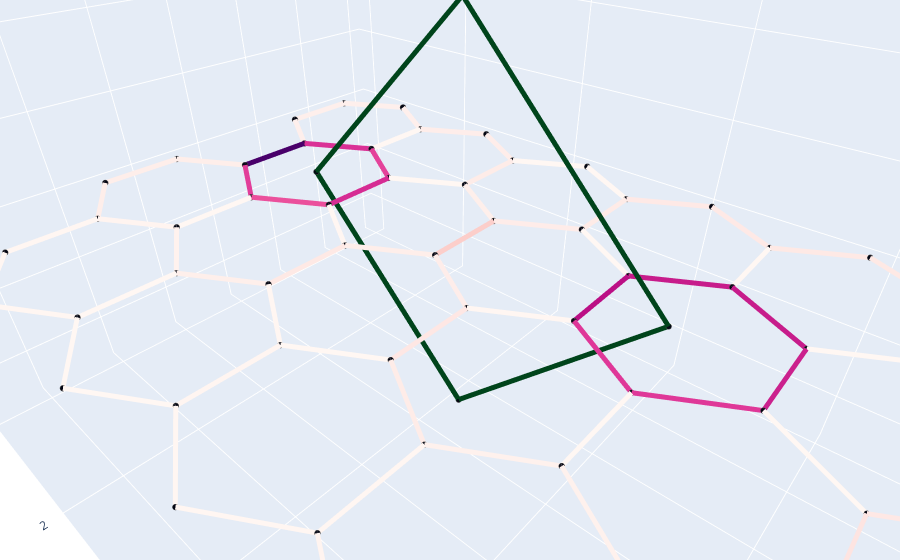

Notebook code cell kept with this figure:
### Markdown cell above
### Case 1: Ambiguity of optimal cuts
As you might recall from Tutorial 3, our algorithm does identify an optimal cut based on the current distribution of edge priorities, this approach can identify multiple cut options during the procedure, e.g. the example below ist unlinked by performing three cuts, These could either be done from the outer margins of the hexagonal grid (as done with [(12,24), (19,20), (10,21)]) but an alternative route could have to cut the 'inner' edges (namely [(14,26), (16,28), (18,30)]) of the hexagonal grid to remove the Hopf link.

### Code cell
#create linked graphs       
D = tg.createLabelHexagonHopfed(num_hex=2, num_ring=5)
for i, khf in enumerate(D.layer): 

    print('Graph Info')
    print(nx.info(khf.G))
    
#group graphs and compute optimal cuts
graph_sets = [k.G for k in D.layer]

p, lk_mat=itwe.getEdgeLinkageOperator(graph_sets)
init_cut_sets = [graph_sets[:], graph_sets[::-1]]
cut_lists = []
for ics in init_cut_sets:
    cut_lists.append(itwe.cuttingEdgeAlgorithm(*ics))

#lyp.plotLambdaMaps(p)
lyp.update_priorityPlot(D, p)

print('Cut list networks [#1, #2]')
print(cut_lists)

### Figure 1 — Plotly figure (JSON) as saved in the notebook; plotly's stock layout.template omitted (floating-point values rounded to 4 significant figures)
{"data": [{"hoverinfo": "text", "hovertext": ["label: 0<br>", "label: 1<br>", "label: 2<br>", "label: 3<br>"], "marker": {"color": "#030512", "line": {"width": 2}, "size": 2}, "mode": "markers", "type": "scatter3d", "x": [2.5, 2.5, 2.5, 2.5], "y": [6.75, 4.25, 1.75, 4.25], "z": [0, 2.5, 3.062e-16, -2.5]}, {"hoverinfo": "none", "line": {"color": "rgb(0, 68, 27)", "width": 10}, "mode": "lines", "type": "scatter3d", "x": [2.5, 2.5, null], "y": [6.75, 4.25, null], "z": [0, 2.5, null]}, {"hoverinfo": "none", "line": {"color": "rgb(0, 68, 27)", "width": 10}, "mode": "lines", "type": "scatter3d", "x": [2.5, 2.5, null], "y": [6.75, 4.25, null], "z": [0, -2.5, null]}, {"hoverinfo": "none", "line": {"color": "rgb(0, 68, 27)", "width": 10}, "mode": "lines", "type": "scatter3d", "x": [2.5, 2.5, null], "y": [4.25, 1.75, null], "z": [2.5, 3.062e-16, null]}, {"hoverinfo": "none", "line": {"color": "rgb(0, 68, 27)", "width": 10}, "mode": "lines", "type": "scatter3d", "x": [2.5, 2.5, null], "y": [1.75, 4.25, null], "z": [3.062e-16, -2.5, null]}, {"hoverinfo": "text", "hoverlabel": {"bgcolor": "white"}, "marker": {"color": [0.02688, 0.02688, 0.02688, 0.02688]}, "mode": "markers", "opacity": 0, "text": ["label: (0, 1)<br>priority: 0.0268816987<br>", "label: (0, 3)<br>priority: 0.0268816987<br>", "label: (1, 2)<br>priority: 0.0268816987<br>", "label: (2, 3)<br>priority: 0.0268816987<br>"], "type": "scatter3d", "x": [2.5, 2.5, 2.5, 2.5], "y": [5.5, 5.5, 3, 3.0], "z": [1.25, -1.25, 1.25, -1.25]}, {"hoverinfo": "text", "hovertext": ["label: 0<br>", "label: 1<br>", "label: 2<br>", "label: 3<br>", "label: 4<br>", "label: 5<br>", "label: 6<br>", "label: 7<br>", "label: 8<br>", "label: 9<br>", "label: 10<br>", "label: 11<br>", "label: 12<br>", "label: 13<br>", "label: 14<br>", "label: 15<br>", "label: 16<br>", "label: 17<br>", "label: 18<br>", "label: 19<br>", "label: 20<br>", "label: 21<br>", "label: 22<br>", "label: 23<br>", "label: 24<br>", "label: 25<br>", "label: 26<br>", "label: 27<br>", "label: 28<br>", "label: 29<br>", "label: 30<br>", "label: 31<br>", "label: 32<br>", "label: 33<br>", "label: 34<br>", "label: 35<br>", "label: 36<br>", "label: 37<br>", "label: 38<br>", "label: 39<br>", "label: 40<br>", "label: 41<br>", "label: 42<br>", "label: 43<br>", "label: 44<br>", "label: 45<br>", "label: 46<br>", "label: 47<br>", "label: 48<br>", "label: 49<br>", "label: 50<br>", "label: 51<br>", "label: 52<br>", "label: 53<br>", "label: 54<br>", "label: 55<br>", "label: 56<br>", "label: 57<br>"], "marker": {"color": "#030512", "line": {"width": 2}, "size": 2}, "mode": "markers", "type": "scatter3d", "x": [0.5, 0, 0.5, 0, 0.5, 0, 0.5, 0, 0.5, 0, 0.5, 1.5, 2, 1.5, 2, 1.5, 2, 1.5, 2, 1.5, 2, 1.5, 2, 3.5, 3, 3.5, 3, 3.5, 3, 3.5, 3, 3.5, 3, 3.5, 3, 4.5, 5, 4.5, 5, 4.5, 5, 4.5, 5, 4.5, 5, 4.5, 5, 6, 6.5, 6, 6.5, 6, 6.5, 6, 6.5, 6, 6.5, 6], "y": [0, 0.866, 1.732, 2.598, 3.464, 4.33, 5.196, 6.062, 6.928, 7.794, 8.66, 0, 0.866, 1.732, 2.598, 3.464, 4.33, 5.196, 6.062, 6.928, 7.794, 8.66, 9.526, 0, 0.866, 1.732, 2.598, 3.464, 4.33, 5.196, 6.062, 6.928, 7.794, 8.66, 9.526, 0, 0.866, 1.732, 2.598, 3.464, 4.33, 5.196, 6.062, 6.928, 7.794, 8.66, 9.526, 0.866, 1.732, 2.598, 3.464, 4.33, 5.196, 6.062, 6.928, 7.794, 8.66, 9.526], "z": [0, 0, 0, 0, 0, 0, 0, 0, 0, 0, 0, 0, 0, 0, 0, 0, 0, 0, 0, 0, 0, 0, 0, 0, 0, 0, 0, 0, 0, 0, 0, 0, 0, 0, 0, 0, 0, 0, 0, 0, 0, 0, 0, 0, 0, 0, 0, 0, 0, 0, 0, 0, 0, 0, 0, 0, 0, 0]}, {"hoverinfo": "none", "line": {"color": "rgb(254, 239, 236)", "width": 10}, "mode": "lines", "type": "scatter3d", "x": [0.5, 0, null], "y": [0, 0.866, null], "z": [0, 0, null]}, {"hoverinfo": "none", "line": {"color": "rgb(254, 239, 236)", "width": 10}, "mode": "lines", "type": "scatter3d", "x": [0.5, 1.5, null], "y": [0, 0, null], "z": [0, 0, null]}, {"hoverinfo": "none", "line": {"color": "rgb(254, 239, 236)", "width": 10}, "mode": "lines", "type": "scatter3d", "x": [0, 0.5, null], "y": [0.866, 1.732, null], "z": [0, 0, null]}, {"hoverinfo": "none", "line": {"color": "rgb(254, 237, 234)", "width": 10}, "mode": "lines", "type": "scatter3d", "x": [0.5, 0, null], "y": [1.732, 2.598, null], "z": [0, 0, null]}, {"hoverinfo": "none", "line": {"color": "rgb(255, 247, 243)", "width": 10}, "mode": "lines", "type": "scatter3d", "x": [0.5, 1.5, null], "y": [1.732, 1.732, null], "z": [0, 0, null]}, {"hoverinfo": "none", "line": {"color": "rgb(254, 237, 234)", "width": 10}, "mode": "lines", "type": "scatter3d", "x": [0, 0.5, null], "y": [2.598, 3.464, null], "z": [0, 0, null]}, {"hoverinfo": "none", "line": {"color": "rgb(255, 247, 243)", "width": 10}, "mode": "lines", "type": "scatter3d", "x": [0.5, 0, null], "y": [3.464, 4.33, null], "z": [0, 0, null]}, {"hoverinfo": "none", "line": {"color": "rgb(254, 236, 232)", "width": 10}, "mode": "lines", "type": "scatter3d", "x": [0.5, 1.5, null], "y": [3.464, 3.464, null], "z": [0, 0, null]}, {"hoverinfo": "none", "line": {"color": "rgb(255, 247, 243)", "width": 10}, "mode": "lines", "type": "scatter3d", "x": [0, 0.5, null], "y": [4.33, 5.196, null], "z": [0, 0, null]}, {"hoverinfo": "none", "line": {"color": "rgb(254, 233, 230)", "width": 10}, "mode": "lines", "type": "scatter3d", "x": [0.5, 0, null], "y": [5.196, 6.062, null], "z": [0, 0, null]}, {"hoverinfo": "none", "line": {"color": "rgb(254, 235, 231)", "width": 10}, "mode": "lines", "type": "scatter3d", "x": [0.5, 1.5, null], "y": [5.196, 5.196, null], "z": [0, 0, null]}, {"hoverinfo": "none", "line": {"color": "rgb(254, 233, 230)", "width": 10}, "mode": "lines", "type": "scatter3d", "x": [0, 0.5, null], "y": [6.062, 6.928, null], "z": [0, 0, null]}, {"hoverinfo": "none", "line": {"color": "rgb(254, 233, 229)", "width": 10}, "mode": "lines", "type": "scatter3d", "x": [0.5, 0, null], "y": [6.928, 7.794, null], "z": [0, 0, null]}, {"hoverinfo": "none", "line": {"color": "rgb(255, 247, 243)", "width": 10}, "mode": "lines", "type": "scatter3d", "x": [0.5, 1.5, null], "y": [6.928, 6.928, null], "z": [0, 0, null]}, {"hoverinfo": "none", "line": {"color": "rgb(254, 233, 229)", "width": 10}, "mode": "lines", "type": "scatter3d", "x": [0, 0.5, null], "y": [7.794, 8.66, null], "z": [0, 0, null]}, {"hoverinfo": "none", "line": {"color": "rgb(254, 233, 229)", "width": 10}, "mode": "lines", "type": "scatter3d", "x": [0.5, 1.5, null], "y": [8.66, 8.66, null], "z": [0, 0, null]}, {"hoverinfo": "none", "line": {"color": "rgb(254, 239, 236)", "width": 10}, "mode": "lines", "type": "scatter3d", "x": [1.5, 2, null], "y": [0, 0.866, null], "z": [0, 0, null]}, {"hoverinfo": "none", "line": {"color": "rgb(218, 49, 150)", "width": 10}, "mode": "lines", "type": "scatter3d", "x": [2, 1.5, null], "y": [0.866, 1.732, null], "z": [0, 0, null]}, {"hoverinfo": "none", "line": {"color": "rgb(73, 0, 106)", "width": 10}, "mode": "lines", "type": "scatter3d", "x": [2, 3, null], "y": [0.866, 0.866, null], "z": [0, 0, null]}, {"hoverinfo": "none", "line": {"color": "rgb(228, 66, 154)", "width": 10}, "mode": "lines", "type": "scatter3d", "x": [1.5, 2, null], "y": [1.732, 2.598, null], "z": [0, 0, null]}, {"hoverinfo": "none", "line": {"color": "rgb(255, 247, 243)", "width": 10}, "mode": "lines", "type": "scatter3d", "x": [2, 1.5, null], "y": [2.598, 3.464, null], "z": [0, 0, null]}, {"hoverinfo": "none", "line": {"color": "rgb(214, 44, 147)", "width": 10}, "mode": "lines", "type": "scatter3d", "x": [2, 3, null], "y": [2.598, 2.598, null], "z": [0, 0, null]}, {"hoverinfo": "none", "line": {"color": "rgb(254, 239, 235)", "width": 10}, "mode": "lines", "type": "scatter3d", "x": [1.5, 2, null], "y": [3.464, 4.33, null], "z": [0, 0, null]}, {"hoverinfo": "none", "line": {"color": "rgb(254, 236, 233)", "width": 10}, "mode": "lines", "type": "scatter3d", "x": [2, 1.5, null], "y": [4.33, 5.196, null], "z": [0, 0, null]}, {"hoverinfo": "none", "line": {"color": "rgb(252, 206, 202)", "width": 10}, "mode": "lines", "type": "scatter3d", "x": [2, 3, null], "y": [4.33, 4.33, null], "z": [0, 0, null]}, {"hoverinfo": "none", "line": {"color": "rgb(255, 247, 243)", "width": 10}, "mode": "lines", "type": "scatter3d", "x": [1.5, 2, null], "y": [5.196, 6.062, null], "z": [0, 0, null]}, {"hoverinfo": "none", "line": {"color": "rgb(199, 28, 139)", "width": 10}, "mode": "lines", "type": "scatter3d", "x": [2, 1.5, null], "y": [6.062, 6.928, null], "z": [0, 0, null]}, {"hoverinfo": "none", "line": {"color": "rgb(187, 15, 133)", "width": 10}, "mode": "lines", "type": "scatter3d", "x": [2, 3, null], "y": [6.062, 6.062, null], "z": [0, 0, null]}, {"hoverinfo": "none", "line": {"color": "rgb(199, 28, 139)", "width": 10}, "mode": "lines", "type": "scatter3d", "x": [1.5, 2, null], "y": [6.928, 7.794, null], "z": [0, 0, null]}, {"hoverinfo": "none", "line": {"color": "rgb(255, 247, 243)", "width": 10}, "mode": "lines", "type": "scatter3d", "x": [2, 1.5, null], "y": [7.794, 8.66, null], "z": [0, 0, null]}, {"hoverinfo": "none", "line": {"color": "rgb(203, 33, 141)", "width": 10}, "mode": "lines", "type": "scatter3d", "x": [2, 3, null], "y": [7.794, 7.794, null], "z": [0, 0, null]}, {"hoverinfo": "none", "line": {"color": "rgb(254, 232, 229)", "width": 10}, "mode": "lines", "type": "scatter3d", "x": [1.5, 2, null], "y": [8.66, 9.526, null], "z": [0, 0, null]}, {"hoverinfo": "none", "line": {"color": "rgb(254, 232, 229)", "width": 10}, "mode": "lines", "type": "scatter3d", "x": [2, 3, null], "y": [9.526, 9.526, null], "z": [0, 0, null]}, {"hoverinfo": "none", "line": {"color": "rgb(254, 238, 234)", "width": 10}, "mode": "lines", "type": "scatter3d", "x": [3.5, 3, null], "y": [0, 0.866, null], "z": [0, 0, null]}, {"hoverinfo": "none", "line": {"color": "rgb(254, 238, 234)", "width": 10}, "mode": "lines", "type": "scatter3d", "x": [3.5, 4.5, null], "y": [0, 0, null], "z": [0, 0, null]}, {"hoverinfo": "none", "line": {"color": "rgb(226, 61, 153)", "width": 10}, "mode": "lines", "type": "scatter3d", "x": [3, 3.5, null], "y": [0.866, 1.732, null], "z": [0, 0, null]}, {"hoverinfo": "none", "line": {"color": "rgb(235, 80, 156)", "width": 10}, "mode": "lines", "type": "scatter3d", "x": [3.5, 3, null], "y": [1.732, 2.598, null], "z": [0, 0, null]}, {"hoverinfo": "none", "line": {"color": "rgb(255, 247, 243)", "width": 10}, "mode": "lines", "type": "scatter3d", "x": [3.5, 4.5, null], "y": [1.732, 1.732, null], "z": [0, 0, null]}, {"hoverinfo": "none", "line": {"color": "rgb(255, 246, 242)", "width": 10}, "mode": "lines", "type": "scatter3d", "x": [3, 3.5, null], "y": [2.598, 3.464, null], "z": [0, 0, null]}, {"hoverinfo": "none", "line": {"color": "rgb(254, 238, 234)", "width": 10}, "mode": "lines", "type": "scatter3d", "x": [3.5, 3, null], "y": [3.464, 4.33, null], "z": [0, 0, null]}, {"hoverinfo": "none", "line": {"color": "rgb(254, 233, 229)", "width": 10}, "mode": "lines", "type": "scatter3d", "x": [3.5, 4.5, null], "y": [3.464, 3.464, null], "z": [0, 0, null]}, {"hoverinfo": "none", "line": {"color": "rgb(254, 237, 234)", "width": 10}, "mode": "lines", "type": "scatter3d", "x": [3, 3.5, null], "y": [4.33, 5.196, null], "z": [0, 0, null]}, {"hoverinfo": "none", "line": {"color": "rgb(255, 246, 242)", "width": 10}, "mode": "lines", "type": "scatter3d", "x": [3.5, 3, null], "y": [5.196, 6.062, null], "z": [0, 0, null]}, {"hoverinfo": "none", "line": {"color": "rgb(254, 231, 228)", "width": 10}, "mode": "lines", "type": "scatter3d", "x": [3.5, 4.5, null], "y": [5.196, 5.196, null], "z": [0, 0, null]}, {"hoverinfo": "none", "line": {"color": "rgb(223, 55, 152)", "width": 10}, "mode": "lines", "type": "scatter3d", "x": [3, 3.5, null], "y": [6.062, 6.928, null], "z": [0, 0, null]}, {"hoverinfo": "none", "line": {"color": "rgb(223, 56, 152)", "width": 10}, "mode": "lines", "type": "scatter3d", "x": [3.5, 3, null], "y": [6.928, 7.794, null], "z": [0, 0, null]}, {"hoverinfo": "none", "line": {"color": "rgb(255, 247, 243)", "width": 10}, "mode": "lines", "type": "scatter3d", "x": [3.5, 4.5, null], "y": [6.928, 6.928, null], "z": [0, 0, null]}, {"hoverinfo": "none", "line": {"color": "rgb(255, 247, 243)", "width": 10}, "mode": "lines", "type": "scatter3d", "x": [3, 3.5, null], "y": [7.794, 8.66, null], "z": [0, 0, null]}, {"hoverinfo": "none", "line": {"color": "rgb(254, 232, 229)", "width": 10}, "mode": "lines", "type": "scatter3d", "x": [3.5, 3, null], "y": [8.66, 9.526, null], "z": [0, 0, null]}, {"hoverinfo": "none", "line": {"color": "rgb(253, 228, 225)", "width": 10}, "mode": "lines", "type": "scatter3d", "x": [3.5, 4.5, null], "y": [8.66, 8.66, null], "z": [0, 0, null]}, {"hoverinfo": "none", "line": {"color": "rgb(254, 238, 234)", "width": 10}, "mode": "lines", "type": "scatter3d", "x": [4.5, 5, null], "y": [0, 0.866, null], "z": [0, 0, null]}, {"hoverinfo": "none", "line": {"color": "rgb(255, 244, 240)", "width": 10}, "mode": "lines", "type": "scatter3d", "x": [5, 4.5, null], "y": [0.866, 1.732, null], "z": [0, 0, null]}, {"hoverinfo": "none", "line": {"color": "rgb(255, 246, 242)", "width": 10}, "mode": "lines", "type": "scatter3d", "x": [5, 6, null], "y": [0.866, 0.866, null], "z": [0, 0, null]}, {"hoverinfo": "none", "line": {"color": "rgb(255, 242, 238)", "width": 10}, "mode": "lines", "type": "scatter3d", "x": [4.5, 5, null], "y": [1.732, 2.598, null], "z": [0, 0, null]}, {"hoverinfo": "none", "line": {"color": "rgb(254, 239, 235)", "width": 10}, "mode": "lines", "type": "scatter3d", "x": [5, 4.5, null], "y": [2.598, 3.464, null], "z": [0, 0, null]}, {"hoverinfo": "none", "line": {"color": "rgb(255, 247, 243)", "width": 10}, "mode": "lines", "type": "scatter3d", "x": [5, 6, null], "y": [2.598, 2.598, null], "z": [0, 0, null]}, {"hoverinfo": "none", "line": {"color": "rgb(255, 246, 242)", "width": 10}, "mode": "lines", "type": "scatter3d", "x": [4.5, 5, null], "y": [3.464, 4.33, null], "z": [0, 0, null]}, {"hoverinfo": "none", "line": {"color": "rgb(255, 247, 243)", "width": 10}, "mode": "lines", "type": "scatter3d", "x": [5, 4.5, null], "y": [4.33, 5.196, null], "z": [0, 0, null]}, {"hoverinfo": "none", "line": {"color": "rgb(255, 245, 241)", "width": 10}, "mode": "lines", "type": "scatter3d", "x": [5, 6, null], "y": [4.33, 4.33, null], "z": [0, 0, null]}, {"hoverinfo": "none", "line": {"color": "rgb(254, 236, 232)", "width": 10}, "mode": "lines", "type": "scatter3d", "x": [4.5, 5, null], "y": [5.196, 6.062, null], "z": [0, 0, null]}, {"hoverinfo": "none", "line": {"color": "rgb(254, 241, 237)", "width": 10}, "mode": "lines", "type": "scatter3d", "x": [5, 4.5, null], "y": [6.062, 6.928, null], "z": [0, 0, null]}, {"hoverinfo": "none", "line": {"color": "rgb(255, 246, 242)", "width": 10}, "mode": "lines", "type": "scatter3d", "x": [5, 6, null], "y": [6.062, 6.062, null], "z": [0, 0, null]}, {"hoverinfo": "none", "line": {"color": "rgb(254, 241, 237)", "width": 10}, "mode": "lines", "type": "scatter3d", "x": [4.5, 5, null], "y": [6.928, 7.794, null], "z": [0, 0, null]}, {"hoverinfo": "none", "line": {"color": "rgb(254, 236, 233)", "width": 10}, "mode": "lines", "type": "scatter3d", "x": [5, 4.5, null], "y": [7.794, 8.66, null], "z": [0, 0, null]}, {"hoverinfo": "none", "line": {"color": "rgb(255, 246, 242)", "width": 10}, "mode": "lines", "type": "scatter3d", "x": [5, 6, null], "y": [7.794, 7.794, null], "z": [0, 0, null]}, {"hoverinfo": "none", "line": {"color": "rgb(255, 246, 242)", "width": 10}, "mode": "lines", "type": "scatter3d", "x": [4.5, 5, null], "y": [8.66, 9.526, null], "z": [0, 0, null]}, {"hoverinfo": "none", "line": {"color": "rgb(255, 246, 242)", "width": 10}, "mode": "lines", "type": "scatter3d", "x": [5, 6, null], "y": [9.526, 9.526, null], "z": [0, 0, null]}, {"hoverinfo": "none", "line": {"color": "rgb(255, 246, 242)", "width": 10}, "mode": "lines", "type": "scatter3d", "x": [6, 6.5, null], "y": [0.866, 1.732, null], "z": [0, 0, null]}, {"hoverinfo": "none", "line": {"color": "rgb(255, 246, 242)", "width": 10}, "mode": "lines", "type": "scatter3d", "x": [6.5, 6, null], "y": [1.732, 2.598, null], "z": [0, 0, null]}, {"hoverinfo": "none", "line": {"color": "rgb(255, 247, 243)", "width": 10}, "mode": "lines", "type": "scatter3d", "x": [6, 6.5, null], "y": [2.598, 3.464, null], "z": [0, 0, null]}, {"hoverinfo": "none", "line": {"color": "rgb(255, 247, 243)", "width": 10}, "mode": "lines", "type": "scatter3d", "x": [6.5, 6, null], "y": [3.464, 4.33, null], "z": [0, 0, null]}, {"hoverinfo": "none", "line": {"color": "rgb(255, 246, 242)", "width": 10}, "mode": "lines", "type": "scatter3d", "x": [6, 6.5, null], "y": [4.33, 5.196, null], "z": [0, 0, null]}, {"hoverinfo": "none", "line": {"color": "rgb(255, 246, 242)", "width": 10}, "mode": "lines", "type": "scatter3d", "x": [6.5, 6, null], "y": [5.196, 6.062, null], "z": [0, 0, null]}, {"hoverinfo": "none", "line": {"color": "rgb(255, 244, 240)", "width": 10}, "mode": "lines", "type": "scatter3d", "x": [6, 6.5, null], "y": [6.062, 6.928, null], "z": [0, 0, null]}, {"hoverinfo": "none", "line": {"color": "rgb(255, 244, 240)", "width": 10}, "mode": "lines", "type": "scatter3d", "x": [6.5, 6, null], "y": [6.928, 7.794, null], "z": [0, 0, null]}, {"hoverinfo": "none", "line": {"color": "rgb(255, 246, 242)", "width": 10}, "mode": "lines", "type": "scatter3d", "x": [6, 6.5, null], "y": [7.794, 8.66, null], "z": [0, 0, null]}, {"hoverinfo": "none", "line": {"color": "rgb(255, 246, 242)", "width": 10}, "mode": "lines", "type": "scatter3d", "x": [6.5, 6, null], "y": [8.66, 9.526, null], "z": [0, 0, null]}, {"hoverinfo": "text", "hoverlabel": {"bgcolor": "white"}, "marker": {"color": [0.0004399, 0.0004399, 0.0004399, 0.0005569, 6.891e-06, 0.0005569, 3.206e-06, 0.0006447, 3.206e-06, 0.0007955, 0.0006977, 0.0007955, 0.0008024, 1.48e-08, 0.0008024, 0.0008024, 0.0004399, 0.006605, 0.01045, 0.006185, 1.179e-05, 0.006737, 0.0004821, 0.0006009, 0.002159, 3.612e-06, 0.007158, 0.007483, 0.007137, 3.845e-07, 0.007033, 0.0008379, 0.0008379, 0.0005211, 0.0005211, 0.006307, 0.005827, 9.522e-06, 3.304e-05, 0.0005216, 0.0008172, 0.0005584, 3.857e-05, 0.0008905, 0.006447, 0.006442, 9e-10, 1.295e-05, 0.0008379, 0.001059, 0.0005211, 0.0001966, 7.758e-05, 0.0002926, 0.0004755, 2.21e-05, 4.597e-05, 2.24e-05, 0.0001325, 0.0006305, 0.0003672, 3.537e-05, 0.0003684, 0.0006198, 3.252e-05, 5.852e-05, 5.852e-05, 7.758e-05, 7.758e-05, 1.687e-05, 1.687e-05, 5.484e-05, 5.484e-05, 0.0001783, 0.0001783, 5.852e-05, 5.852e-05]}, "mode": "markers", "opacity": 0, "text": ["label: (0, 1)<br>priority: 0.000439924<br>", "label: (0, 11)<br>priority: 0.000439924<br>", "label: (1, 2)<br>priority: 0.000439924<br>", "label: (2, 3)<br>priority: 0.0005569288<br>", "label: (2, 13)<br>priority: 6.8905e-06<br>", "label: (3, 4)<br>priority: 0.0005569288<br>", "label: (4, 5)<br>priority: 3.2064e-06<br>", "label: (4, 15)<br>priority: 0.0006446505<br>", "label: (5, 6)<br>priority: 3.2064e-06<br>", "label: (6, 7)<br>priority: 0.0007954994<br>", "label: (6, 17)<br>priority: 0.0006976977<br>", "label: (7, 8)<br>priority: 0.0007954994<br>", "label: (8, 9)<br>priority: 0.0008023778<br>", "label: (8, 19)<br>priority: 1.48e-08<br>", "label: (9, 10)<br>priority: 0.0008023778<br>", "label: (10, 21)<br>priority: 0.0008023778<br>", "label: (11, 12)<br>priority: 0.000439924<br>", "label: (12, 13)<br>priority: 0.006605218<br>", "label: (12, 24)<br>priority: 0.0104544201<br>", "label: (13, 14)<br>priority: 0.0061854324<br>", "label: (14, 15)<br>priority: 1.17917e-05<br>", "label: (14, 26)<br>priority: 0.0067373599<br>", "label: (15, 16)<br>priority: 0.0004820688<br>", "label: (16, 17)<br>priority: 0.0006009031<br>", "label: (16, 28)<br>priority: 0.0021594044<br>", "label: (17, 18)<br>priority: 3.6124e-06<br>", "label: (18, 19)<br>priority: 0.0071575209<br>", "label: (18, 30)<br>priority: 0.0074827302<br>", "label: (19, 20)<br>priority: 0.0071369476<br>", "label: (20, 21)<br>priority: 3.845e-07<br>", "label: (20, 32)<br>priority: 0.0070325694<br>", "label: (21, 22)<br>priority: 0.0008378891<br>", "label: (22, 34)<br>priority: 0.0008378891<br>", "label: (23, 24)<br>priority: 0.0005211247<br>", "label: (23, 35)<br>priority: 0.0005211247<br>", "label: (24, 25)<br>priority: 0.0063073304<br>", "label: (25, 26)<br>priority: 0.0058267274<br>", "label: (25, 37)<br>priority: 9.5215e-06<br>", "label: (26, 27)<br>priority: 3.30443e-05<br>", "label: (27, 28)<br>priority: 0.0005215873<br>", "label: (27, 39)<br>priority: 0.0008171996<br>", "label: (28, 29)<br>priority: 0.0005584292<br>", "label: (29, 30)<br>priority: 3.85691e-05<br>", "label: (29, 41)<br>priority: 0.0008905158<br>", "label: (30, 31)<br>priority: 0.006446865<br>", "label: (31, 32)<br>priority: 0.006441964<br>", "label: (31, 43)<br>priority: 9e-10<br>", "label: (32, 33)<br>priority: 1.29497e-05<br>", "label: (33, 34)<br>priority: 0.0008378891<br>", "label: (33, 45)<br>priority: 0.0010591695<br>", "label: (35, 36)<br>priority: 0.0005211247<br>", "label: (36, 37)<br>priority: 0.0001965586<br>", "label: (36, 47)<br>priority: 7.75847e-05<br>", "label: (37, 38)<br>priority: 0.0002926028<br>", "label: (38, 39)<br>priority: 0.0004755255<br>", "label: (38, 49)<br>priority: 2.20986e-05<br>", "label: (39, 40)<br>priority: 4.59705e-05<br>", "label: (40, 41)<br>priority: 2.23968e-05<br>", "label: (40, 51)<br>priority: 0.0001325419<br>", "label: (41, 42)<br>priority: 0.000630461<br>", "label: (42, 43)<br>priority: 0.0003671822<br>", "label: (42, 53)<br>priority: 3.53666e-05<br>", "label: (43, 44)<br>priority: 0.000368353<br>", "label: (44, 45)<br>priority: 0.0006197781<br>", "label: (44, 55)<br>priority: 3.25221e-05<br>", "label: (45, 46)<br>priority: 5.85155e-05<br>", "label: (46, 57)<br>priority: 5.85155e-05<br>", "label: (47, 48)<br>priority: 7.75847e-05<br>", "label: (48, 49)<br>priority: 7.75847e-05<br>", "label: (49, 50)<br>priority: 1.687e-05<br>", "label: (50, 51)<br>priority: 1.687e-05<br>", "label: (51, 52)<br>priority: 5.48396e-05<br>", "label: (52, 53)<br>priority: 5.48396e-05<br>", "label: (53, 54)<br>priority: 0.0001782855<br>", "label: (54, 55)<br>priority: 0.0001782855<br>", "label: (55, 56)<br>priority: 5.85155e-05<br>", "label: (56, 57)<br>priority: 5.85155e-05<br>"], "type": "scatter3d", "x": [0.25, 1, 0.25, 0.25, 1, 0.25, 0.25, 1, 0.25, 0.25, 1, 0.25, 0.25, 1, 0.25, 1, 1.75, 1.75, 2.5, 1.75, 1.75, 2.5, 1.75, 1.75, 2.5, 1.75, 1.75, 2.5, 1.75, 1.75, 2.5, 1.75, 2.5, 3.25, 4, 3.25, 3.25, 4, 3.25, 3.25, 4, 3.25, 3.25, 4, 3.25, 3.25, 4, 3.25, 3.25, 4, 4.75, 4.75, 5.5, 4.75, 4.75, 5.5, 4.75, 4.75, 5.5, 4.75, 4.75, 5.5, 4.75, 4.75, 5.5, 4.75, 5.5, 6.25, 6.25, 6.25, 6.25, 6.25, 6.25, 6.25, 6.25, 6.25, 6.25], "y": [0.433, 0, 1.299, 2.165, 1.732, 3.031, 3.897, 3.464, 4.763, 5.629, 5.196, 6.495, 7.361, 6.928, 8.227, 8.66, 0.433, 1.299, 0.866, 2.165, 3.031, 2.598, 3.897, 4.763, 4.33, 5.629, 6.495, 6.062, 7.361, 8.227, 7.794, 9.093, 9.526, 0.433, 0, 1.299, 2.165, 1.732, 3.031, 3.897, 3.464, 4.763, 5.629, 5.196, 6.495, 7.361, 6.928, 8.227, 9.093, 8.66, 0.433, 1.299, 0.866, 2.165, 3.031, 2.598, 3.897, 4.763, 4.33, 5.629, 6.495, 6.062, 7.361, 8.227, 7.794, 9.093, 9.526, 1.299, 2.165, 3.031, 3.897, 4.763, 5.629, 6.495, 7.361, 8.227, 9.093], "z": [0, 0, 0, 0, 0, 0, 0, 0, 0, 0, 0, 0, 0, 0, 0, 0, 0, 0, 0, 0, 0, 0, 0, 0, 0, 0, 0, 0, 0, 0, 0, 0, 0, 0, 0, 0, 0, 0, 0, 0, 0, 0, 0, 0, 0, 0, 0, 0, 0, 0, 0, 0, 0, 0, 0, 0, 0, 0, 0, 0, 0, 0, 0, 0, 0, 0, 0, 0, 0, 0, 0, 0, 0, 0, 0, 0, 0]}], "layout": {"autosize": true, "margin": {"b": 0, "l": 0, "r": 0, "t": 0}, "scene": {"aspectmode": "data", "aspectratio": {"x": 0.9608, "y": 1.408, "z": 0.7391}, "camera": {"center": {"x": 0, "y": 0, "z": 0}, "eye": {"x": 0.5853, "y": 0.5187, "z": 0.5238}, "projection": {"type": "perspective"}, "up": {"x": 0, "y": 0, "z": 1}}}, "showlegend": false}}
